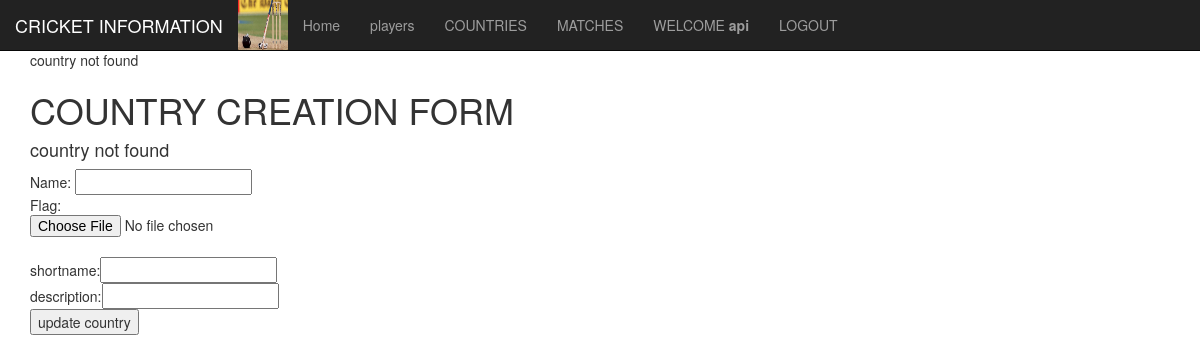
/update_country/7 (signed in), run on an earlier commit of the app's database.
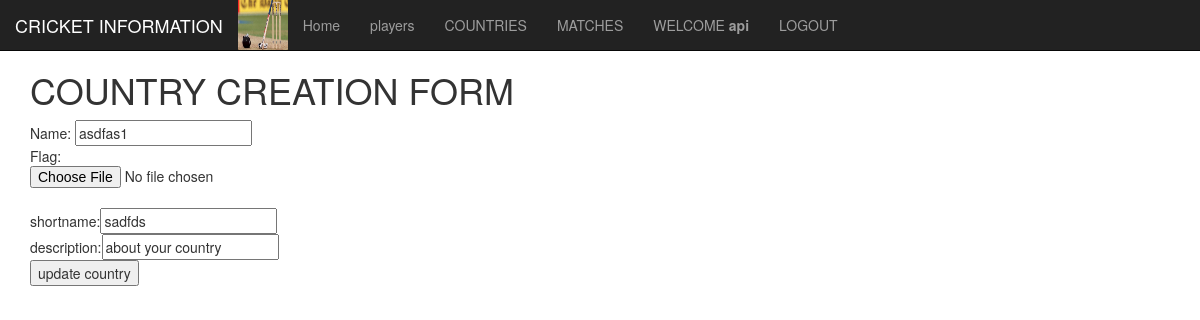
And on a later commit of the database.
### info/models.py (models this page shows, shortened)
class abst(models.Model): # abstract model
	name=models.CharField(max_length=250)
	class Meta:
		abstract=True

class Country(abst):
	flag=models.ImageField(blank=True, null=True)
	shortname = models.CharField(max_length=256, unique=True)
	description=models.TextField(max_length=555,default="about your country")

### info/views.py (the view, shortened to what this page needs)
# urls.py: re_path("update_country/(?P<pk>[0-9]+)",update_country_view),# update_country_view(reobj,pk=23)
@login_required
def update_country_view(request,pk):
	country = Country.objects.filter(id=pk)
	if country:
		country=country[0]
		msg=""
	else:
		msg="country not found"
	return render(request, "info/update_country.html",
		{"data": country,"message":msg})

### info/templates/info/update_country.html (shortened to what this page needs)
{% extends 'info/home.html'%}
{% block container%}
	<h1>COUNTRY CREATION FORM</h1>
	<h4>{{ message }}</h4>
	<form method="post" enctype="multipart/form-data">
		Name: <input type="text" name="name" value="{{data.name}}"><br>
		Flag:<input type="file" name="flag"><br>
		shortname:<input type="text" name="shortname" value="{{data.shortname}}"><br>
		description:<input type="textarea" name="description" value="{{data.description}}"><br>
		<input type="submit" name="" value="update country">
	</form>
{% endblock %}

### info/templates/info/home.html (shortened to what this page needs)
<!DOCTYPE html>
<html lang="en">
<head>
  {% load static %}
  <link rel="stylesheet" href="https://maxcdn.bootstrapcdn.com/bootstrap/3.4.0/css/bootstrap.min.css">
  <link rel="stylesheet" type="text/css" href="//cdn.datatables.net/1.10.19/css/jquery.dataTables.min.css">
</head>
<body style="height:1500px">
<nav class="navbar navbar-inverse navbar-fixed-top">
  <div class="container-fluid">
    <div class="navbar-header">
      <a class="navbar-brand" href="#">CRICKET INFORMATION</a>
      <img src="{% static 'info/images/logo.jpeg' %}" width="50px" height="50px">
    </div>
    <ul class="nav navbar-nav">
      <li><a href="/">Home</a></li>
      {% if request.user.is_authenticated %}
      <li><a href="/players">players</a></li>
      <li><a href="/countries">COUNTRIES</a></li>
      <li><a href="/matches">MATCHES</a></li>
      <li><a href="#">WELCOME <b>{{ request.user.username}}</b></a>
      </li>
      <li><a href="/logout">LOGOUT</a></li>
      {% endif %}
    </ul>
  </div>
</nav>
<div class="container" style="margin-top:50px">
  <p>{{message}}</p>
  {% block container%}{% endblock %}
</div>
</body>
</html>

What changed in the data, as far as the page shows it:
added Country: name "asdfas1", shortname "sadfds", description "about your country"
Also different on the page:
{{ message }}: "country not found" → (not shown)
